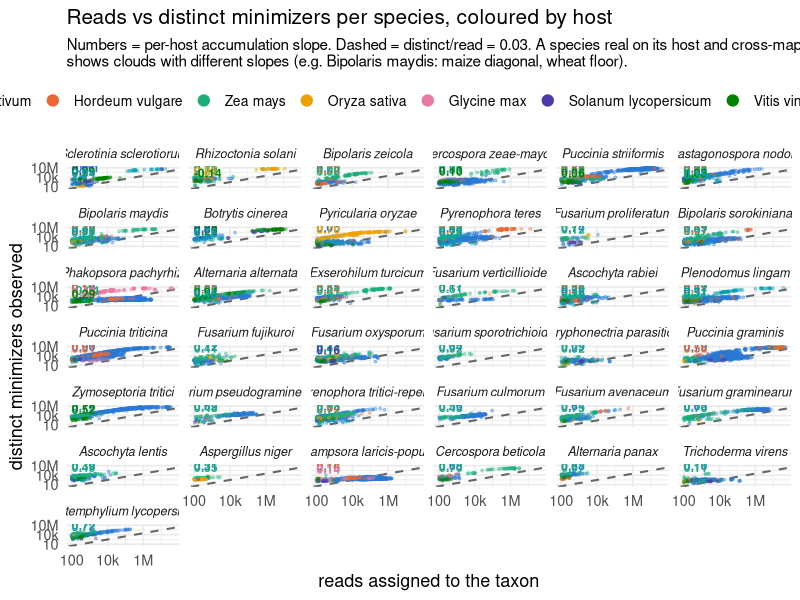

This chart was generated by the following R code:
# complexity_byhost.R — reads vs distinct minimizers, one panel per species, points by host.
#
# Companion to the per-host slope heatmap (slopes.png): the heatmap gives the number, this
# shows the cloud behind it. Within a species panel each host is a colour, so a taxon that
# is real on one host and cross-maps on another shows two clouds with different slopes -
# Bipolaris maydis maize points ride the diagonal, wheat points sit on the floor. Per-host
# slope values are printed in each panel. Guide line is distinct/read = 0.03.
#
# Every species that appears in the heatmap gets a panel (37).
# Inputs: complexity_byhost.tsv, complexity_byhost_slopes.tsv   Output: complexity_byhost.png

library(ggplot2)

d  <- read.delim("kraken/assign/figures/complexity_byhost.tsv", sep = "\t", check.names = FALSE)
sl <- read.delim("kraken/assign/figures/complexity_byhost_slopes.tsv", sep = "\t", check.names = FALSE)

HOSTS <- c("Triticum aestivum","Hordeum vulgare","Zea mays","Oryza sativa",
           "Glycine max","Solanum lycopersicum","Vitis vinifera","Brassica napus")
PAL <- setNames(c("#2a78d6","#eb6834","#1baf7a","#eda100",
                  "#e87ba4","#4a3aa7","#008300","#00a0b0"), HOSTS)
d$host  <- factor(d$host, levels = HOSTS)
sl$host <- factor(sl$host, levels = HOSTS)

# panel order: most host-variable species first (widest slope spread across hosts)
spread <- tapply(sl$slope, sl$species, function(v) if (length(v) > 1) max(v) - min(v) else 0)
ord <- names(sort(spread, decreasing = TRUE))
d$species  <- factor(d$species, levels = ord)
sl$species <- factor(sl$species, levels = ord)

# one text line per host-slope, stacked top-left of each panel, coloured by host
sl <- sl[order(sl$species, sl$host), ]
sl$row <- ave(seq_len(nrow(sl)), sl$species, FUN = seq_along)
sl$lab <- sprintf("%.2f", sl$slope)

p <- ggplot(d, aes(reads, distinct, colour = host)) +
  geom_abline(slope = 1, intercept = log10(0.03), linetype = "dashed",
              linewidth = 0.7, colour = "grey40") +
  geom_point(size = 0.7, alpha = 0.35) +
  geom_text(data = sl, aes(x = 100, y = 10^(7 - 0.55 * (row - 1)), label = lab, colour = host),
            hjust = 0, size = 3, fontface = "bold", show.legend = FALSE) +
  facet_wrap(~species, ncol = 6) +
  scale_x_log10(breaks = 10^c(2,4,6), labels = c("100","10k","1M")) +
  scale_y_log10(breaks = 10^c(1,4,7), labels = c("10","10k","10M")) +
  scale_colour_manual(values = PAL, drop = FALSE, name = NULL) +
  guides(colour = guide_legend(nrow = 1, override.aes = list(size = 3.5, alpha = 1))) +
  labs(x = "reads assigned to the taxon", y = "distinct minimizers observed",
       title = "Reads vs distinct minimizers per species, coloured by host",
       subtitle = paste("Numbers = per-host accumulation slope. Dashed = distinct/read =",
                        "0.03. A species real on its host and cross-mapping on another\nshows",
                        "clouds with different slopes (e.g. Bipolaris maydis: maize diagonal,",
                        "wheat floor).")) +
  theme_minimal(base_size = 13) +
  theme(panel.background = element_rect(fill = "white", colour = NA),
        plot.background = element_rect(fill = "white", colour = NA),
        strip.text = element_text(size = 9, face = "italic"),
        panel.spacing = unit(0.5, "lines"),
        legend.position = "top", legend.text = element_text(size = 10),
        plot.title = element_text(size = 15), plot.subtitle = element_text(size = 11))

ggsave("kraken/assign/figures/complexity_byhost.png", p, width = 16, height = 15,
       dpi = 200, bg = "white", device = ragg::agg_png)
cat("wrote kraken/assign/figures/complexity_byhost.png\n")
